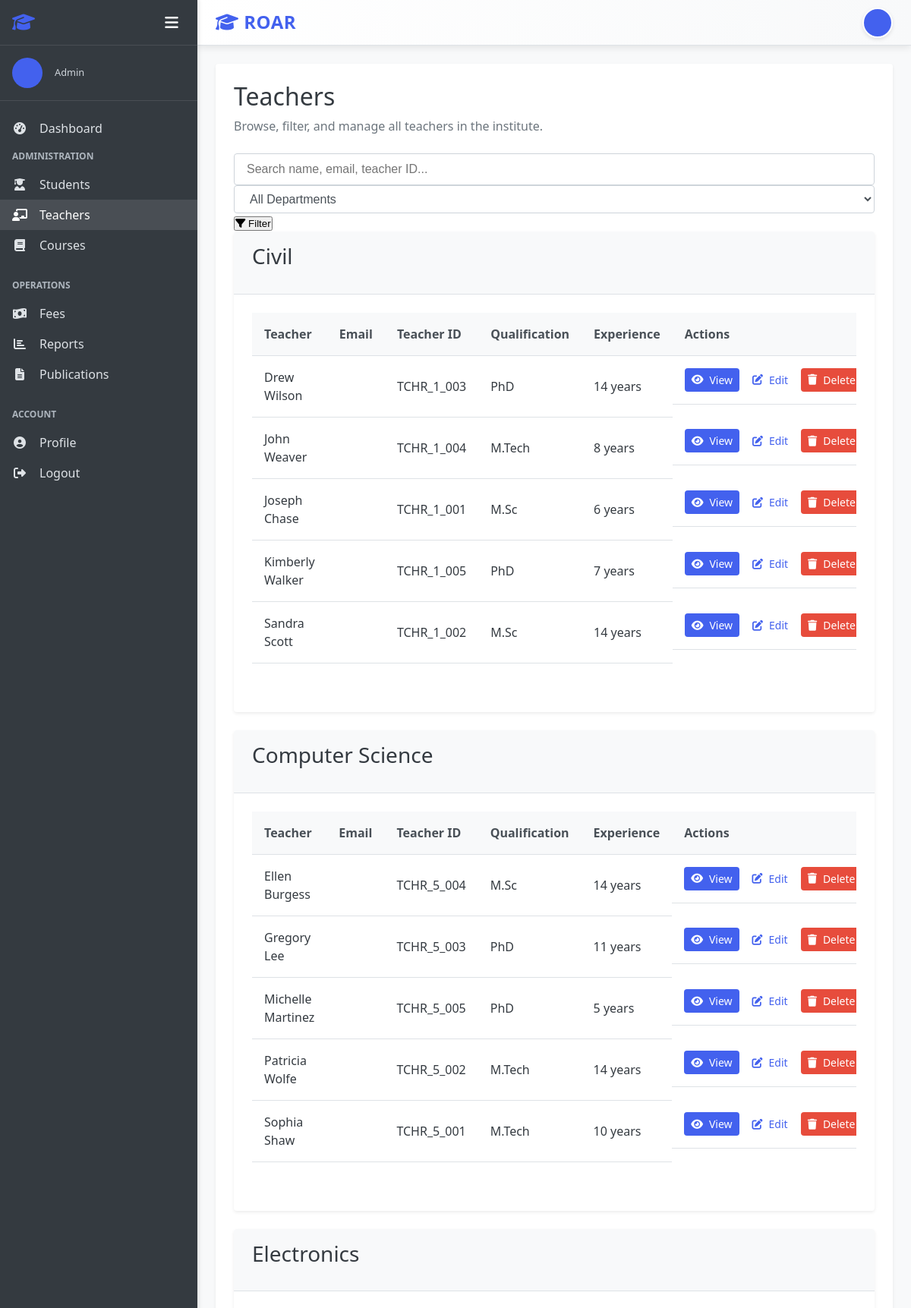
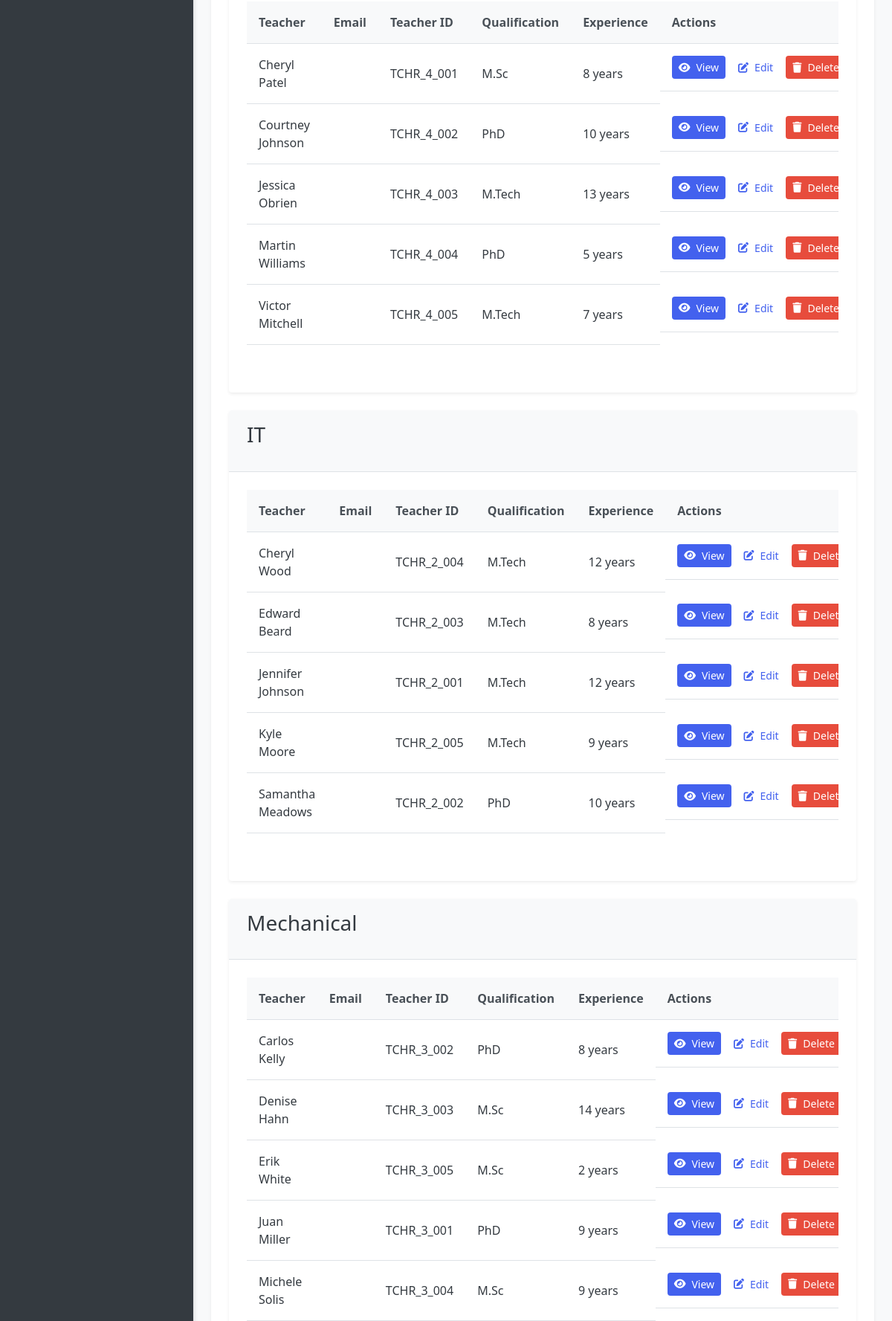
Screenshot of /teachers/ (signed in, upper part) with the database file from the repository (2 pictures, top to bottom).
### accounts/models.py (models this page shows, shortened)
class User(AbstractUser):
    USER_TYPE_CHOICES = (
        ('admin', 'Admin'),
        ('teacher', 'Teacher'),
        ('student', 'Student'),
    )
    user_type = models.CharField(max_length=10, choices=USER_TYPE_CHOICES, default='student')
    profile_pic = models.ImageField(upload_to='profile_pics/', null=True, blank=True)
    address = models.TextField(null=True, blank=True)
    mobile = models.CharField(max_length=15, null=True, blank=True)
    department = models.ForeignKey(Department, on_delete=models.CASCADE,default=None ,null=True, blank=True)
    @property
    def is_admin(self):
        return self.user_type == 'admin'
    @property
    def is_teacher(self):
        return self.user_type == 'teacher'
    @property
    def is_student(self):
        return self.user_type == 'student'

### teachers/models.py (models this page shows, shortened)
class Teacher(models.Model):
    user = models.OneToOneField(User, on_delete=models.CASCADE, related_name='teacher_profile')
    teacher_id = models.CharField(max_length=20, unique=True)
    date_of_birth = models.DateField(null=True, blank=True)
    gender = models.CharField(max_length=10, choices=(('male', 'Male'), ('female', 'Female'), ('other', 'Other')))
    qualification = models.CharField(max_length=100, null=True, blank=True)
    experience = models.PositiveIntegerField(default=0, help_text='Experience in years')
    date_joined = models.DateField(auto_now_add=True)
    salary = models.DecimalField(max_digits=10, decimal_places=2, null=True, blank=True)
    class Meta:
        ordering = ['user__first_name', 'user__last_name']

### department/models.py (models this page shows, shortened)
class Department(models.Model):
    name = models.CharField(max_length=100, unique=True)

### teachers/views.py (the view)
# urls.py: path('', views.TeacherListView.as_view(), name='teacher_list'),
class TeacherListView(LoginRequiredMixin, AdminRequiredMixin, ListView):
    model = Teacher
    template_name = "teachers/teacher_list.html"
    context_object_name = "teachers"
    paginate_by = None
    def get_queryset(self):
        search = self.request.GET.get("q", "")
        dept_filter = self.request.GET.get("department", "all")
        qs = Teacher.objects.select_related("user", "user__department")
        if dept_filter != "all":
            qs = qs.filter(user__department_id=dept_filter)
        if search:
            qs = qs.filter(
                Q(user__first_name__icontains=search) |
                Q(user__last_name__icontains=search) |
                Q(user__email__icontains=search)
            )
        return qs.order_by("user__department__name", "user__first_name")
    def get_context_data(self, **kwargs):
        context = super().get_context_data(**kwargs)
        dept_filter = self.request.GET.get("department", "all")
        search = self.request.GET.get("q", "")
        grouped = {}
        for t in context["teachers"]:
            dept = t.user.department.name if t.user.department else "No Department"
            grouped.setdefault(dept, []).append(t)
        context["departments"] = Department.objects.all()
        context["grouped_teachers"] = grouped
        context["selected_department"] = dept_filter
        context["search_query"] = search
        return context

### students/views.py (called while the page is built)
    def test_func(self):
        return self.request.user.is_authenticated and self.request.user.is_admin

### templates/teachers/teacher_list.html (shortened to what this page needs)
{% extends "base.html" %}
{% block content %}
<div class="dashboard-header">
    <h1>Teachers</h1>
    <p>Browse, filter, and manage all teachers in the institute.</p>
</div>
<div class="filter-bar">
    <form method="get" class="filter-form">
        <input type="text"
               name="q"
               value="{{ search_query }}"
               class="filter-input"
               placeholder="Search name, email, teacher ID...">
        <select name="department" class="filter-select">
            <option value="all" {% if selected_department == "all" %}selected{% endif %}>
                All Departments
            </option>
        </select>
        <button class="filter-btn" type="submit">
            <i class="fas fa-filter"></i> Filter
        </button>
    </form>
</div>
{% for dept, teachers in grouped_teachers.items %}
<div class="card mt-4">
    <div class="card-header">
        <h3>{{ dept }}</h3>
    </div>
    <div class="card-body">
        <div class="table-container">
            <table class="table">
                <thead>
                    <tr>
                        <th>Teacher</th>
                        <th>Email</th>
                        <th>Teacher ID</th>
                        <th>Qualification</th>
                        <th>Experience</th>
                        <th>Actions</th>
                    </tr>
                </thead>
                <tbody>
                    {% for teacher in teachers %}
                    <tr>
                        <td>
                            {{ teacher.user.first_name }} {{ teacher.user.last_name }}
                        </td>
                        <td>{{ teacher.user.email }}</td>
                        <td>{{ teacher.teacher_id }}</td>
                        <td>{{ teacher.qualification|default:"-" }}</td>
                        <td>{{ teacher.experience }} years</td>
                        <td class="table-actions">
                            <a href="{% url 'teacher_detail' teacher.id %}" class="btn btn-sm btn-primary">
                                <i class="fas fa-eye"></i> View
                            </a>
                            <a href="{% url 'teacher_update' teacher.id %}" class="btn btn-sm btn-warning">
                                <i class="fas fa-edit"></i> Edit
                            </a>
                            <a href="{% url 'teacher_delete' teacher.id %}" class="btn btn-sm btn-danger">
                                <i class="fas fa-trash"></i> Delete
                            </a>
                        </td>
                    </tr>
                    {% endfor %}
                </tbody>
            </table>
        </div>
    </div>
</div>
{% empty %}
<p class="text-center mt-5">No teachers found.</p>
{% endfor %}
{% endblock %}

### templates/base.html (shortened to what this page needs)
<!DOCTYPE html>
<html lang="en">
<head>
    <link rel="stylesheet" href="/static/css/style.css">
    <link rel="stylesheet" href="https://cdnjs.cloudflare.com/ajax/libs/font-awesome/6.4.0/css/all.min.css">
</head>
<body>
    <div class="app-container {% if not user.is_authenticated %}auth-page{% endif %}">
        {% if user.is_authenticated %}
        <aside class="sidebar">
            <div class="sidebar-header">
                <h2><i class="fas fa-graduation-cap"></i> </h2>
                <div class="sidebar-controls">
                    <button class="sidebar-toggle" id="sidebarToggle">
                        <i class="fas fa-bars"></i>
                    </button>
                </div>
            </div>
            <div class="sidebar-user">
                {% if user.profile_pic %}
                    <img src="{{ user.profile_pic.url }}" alt="{{ user.get_full_name }}" class="user-avatar">
                {% else %}
                    <div class="user-avatar-placeholder">
                    </div>
                {% endif %}
                <div class="user-info">
                    <p class="user-role">{{ user.get_user_type_display }}</p>
                </div>
            </div>
            <nav class="sidebar-nav">
                <ul>
                    <li><a href="{% url 'dashboard' %}" class="{% if request.path == '/' %}active{% endif %}">
                        <i class="fas fa-tachometer-alt"></i> <span class="menu-text">Dashboard</span>
                    </a></li>
                    {% if user.is_admin %}
                    <li class="nav-section">
                        <span class="nav-section-title">Administration</span>
                        <ul>
                            <li><a href="{% url 'student_list' %}" class="{% if '/students/' in request.path %}active{% endif %}">
                                <i class="fas fa-user-graduate"></i> <span class="menu-text">Students</span>
                            </a></li>
                            <li><a href="{% url 'teacher_list' %}" class="{% if '/teachers/' in request.path %}active{% endif %}">
                                <i class="fas fa-chalkboard-teacher"></i> <span class="menu-text">Teachers</span>
                            </a></li>
                            <li><a href="{% url 'course_list' %}" class="{% if '/courses/' in request.path %}active{% endif %}">
                                <i class="fas fa-book"></i> <span class="menu-text">Courses</span>
                            </a></li>
                        </ul>
                    </li>
                    <li class="nav-section">
                        <span class="nav-section-title">Operations</span>
                        <ul>
                            <li><a href="{% url 'fee_invoice_list' %}" class="{% if '/fees/' in request.path %}active{% endif %}">
                                <i class="fas fa-money-bill-wave"></i> <span class="menu-text">Fees</span>
                            </a></li>
                            <li><a href="{% url 'report_dashboard' %}" class="{% if '/reports/' in request.path %}active{% endif %}">
                                <i class="fas fa-chart-bar"></i> <span class="menu-text">Reports</span>
                            </a></li>
                            <li>
                                <a href="{% url 'publication_list_admin' %}">
                                    <i class="fas fa-file-alt"></i> <span class="menu-text">Publications</span>
                                </a>
                            </li>
                        </ul>
                    </li>
                    {% endif %}
                    <li class="nav-section">
                        <span class="nav-section-title">Account</span>
                        <ul>
                            <li><a href="{% url 'profile' %}">
                                <i class="fas fa-user-circle"></i> <span class="menu-text">Profile</span>
                            </a></li>
                            <li><a href="{% url 'logout' %}">
                                <i class="fas fa-sign-out-alt"></i> <span class="menu-text">Logout</span>
                            </a></li>
                        </ul>
                    </li>
                </ul>
            </nav>
        </aside>
        {% endif %}
        <main class="main-content {% if not user.is_authenticated %}auth-main{% endif %}">
            {% if user.is_authenticated %}
            <header class="main-header">
                <div class="header-left">
                    <h1><i class="fas fa-graduation-cap"></i> ROAR</h1>
                </div>
                <div class="header-right">
                    <div class="header-user">
                        <a href="{% url 'profile' %}" class="user-profile-link">
                            {% if user.profile_pic %}
                            <img src="{{ user.profile_pic.url }}" alt="{{ user.get_full_name }}" class="user-avatar-small">
                            {% else %}
                            <div class="user-avatar-small-placeholder">
                            </div>
                            {% endif %}
                        </a>
                    </div>
                </div>
            </header>
            {% endif %}
            <div class="content-wrapper">
                <div class="content">
                    {% block content %}{% endblock %}
                </div>
            </div>
        </main>
    </div>
</body>
</html>

### rows the page displays
User: user_type "Admin"
Teacher: name "Civil", user.first_name "Drew", user.last_name "Wilson", teacher_id "TCHR_1_003", qualification "PhD", experience "14"
Teacher: user.first_name "John", user.last_name "Weaver", teacher_id "TCHR_1_004", qualification "M.Tech", experience "8"
Teacher: user.first_name "Joseph", user.last_name "Chase", teacher_id "TCHR_1_001", qualification "M.Sc", experience "6"
Teacher: user.first_name "Kimberly", user.last_name "Walker", teacher_id "TCHR_1_005", qualification "PhD", experience "7"
Teacher: user.first_name "Sandra", user.last_name "Scott", teacher_id "TCHR_1_002", qualification "M.Sc", experience "14"
Teacher: name "Computer Science", user.first_name "Ellen", user.last_name "Burgess", teacher_id "TCHR_5_004", qualification "M.Sc", experience "14"
Teacher: user.first_name "Gregory", user.last_name "Lee", teacher_id "TCHR_5_003", qualification "PhD", experience "11"
Teacher: user.first_name "Michelle", user.last_name "Martinez", teacher_id "TCHR_5_005", qualification "PhD", experience "5"
Teacher: user.first_name "Patricia", user.last_name "Wolfe", teacher_id "TCHR_5_002", qualification "M.Tech", experience "14"
Teacher: user.first_name "Sophia", user.last_name "Shaw", teacher_id "TCHR_5_001", qualification "M.Tech", experience "10"
Teacher: name "Electronics", user.first_name "Cheryl", user.last_name "Patel", teacher_id "TCHR_4_001", qualification "M.Sc", experience "8"
Teacher: user.first_name "Courtney", user.last_name "Johnson", teacher_id "TCHR_4_002", qualification "PhD", experience "10"
Teacher: user.first_name "Jessica", user.last_name "Obrien", teacher_id "TCHR_4_003", qualification "M.Tech", experience "13"
Teacher: user.first_name "Martin", user.last_name "Williams", teacher_id "TCHR_4_004", qualification "PhD", experience "5"
Teacher: user.first_name "Victor", user.last_name "Mitchell", teacher_id "TCHR_4_005", qualification "M.Tech", experience "7"
Teacher: name "IT", user.first_name "Cheryl", user.last_name "Wood", teacher_id "TCHR_2_004", qualification "M.Tech", experience "12"
Teacher: user.first_name "Edward", user.last_name "Beard", teacher_id "TCHR_2_003", qualification "M.Tech", experience "8"
Teacher: user.first_name "Jennifer", user.last_name "Johnson", teacher_id "TCHR_2_001", qualification "M.Tech", experience "12"
Teacher: user.first_name "Kyle", user.last_name "Moore", teacher_id "TCHR_2_005", qualification "M.Tech", experience "9"
Teacher: user.first_name "Samantha", user.last_name "Meadows", teacher_id "TCHR_2_002", qualification "PhD", experience "10"
Teacher: name "Mechanical", user.first_name "Carlos", user.last_name "Kelly", teacher_id "TCHR_3_002", qualification "PhD", experience "8"
Teacher: user.first_name "Denise", user.last_name "Hahn", teacher_id "TCHR_3_003", qualification "M.Sc", experience "14"
Teacher: user.first_name "Erik", user.last_name "White", teacher_id "TCHR_3_005", qualification "M.Sc", experience "2"
Teacher: user.first_name "Juan", user.last_name "Miller", teacher_id "TCHR_3_001", qualification "PhD", experience "9"
Teacher: user.first_name "Michele", user.last_name "Solis", teacher_id "TCHR_3_004", qualification "M.Sc", experience "9"
